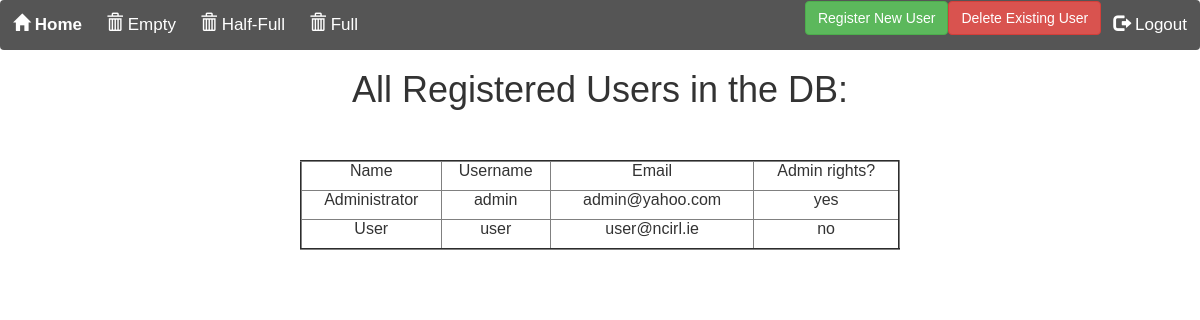
The app's page /admin/user_registration/list_users_from_db.php with its own data.
### tables this page shows
CREATE TABLE `users` (
  `id` int(10) UNSIGNED NOT NULL,
  `name` varchar(30) NOT NULL,
  `username` varchar(15) NOT NULL,
  `password` varchar(15) NOT NULL,
  `email` varchar(50) NOT NULL,
  `admin_rights` varchar(5) DEFAULT NULL
);

### admin/user_registration/list_users_from_db.php (the view, shortened to what this page needs)
	<html lang="en" dir="ltr">
	<head>
	  <link rel="stylesheet" href="https://maxcdn.bootstrapcdn.com/bootstrap/3.3.6/css/bootstrap.min.css">
	</head>
	<body>
		<div class="navbar">
				<a href="/admin/monitoring_admin.php">
					<i class="fa fa-fw fa-home; glyphicon glyphicon-home"></i><b> Home</b>
				</a>
				<a href="/admin/index_empty_admin.php">
					<i class="fa fa-fw fa-search; glyphicon glyphicon-trash"></i> Empty</b>
				</a>
				<a href="/admin/index_half_admin.php">
					<i class="fa fa-fw fa-envelope; glyphicon glyphicon-trash"></i> Half-Full</b>
				</a>
				<a href="/admin/index_full_admin.php">
					<i class="fa fa-fw fa-user; glyphicon glyphicon-trash"></i> Full</b>
				</a>
				<div class="pull-right"><a href="/admin/user_registration/logout.php">
					<i class="fa fa-fw fa-user; glyphicon glyphicon-log-out"></i> Logout</b>
				</a></div>
			  <div class="pull-right"><button type="button" class="btn btn-danger" data-toggle="modal" data-target="#deleteModal">Delete Existing User</button></div>
			  <div class="pull-right"><button type="button" class="btn btn-success" data-toggle="modal" data-target="#regModal">Register New User</button></div>
		</div>
		<h1 align="center">All Registered Users in the DB:</font></h1>
	</body>
<?php
	$servername = "localhost";
	$username = "root";
	$password = "";
	$dbname = "bin";
		$conn = new mysqli($servername, $username, $password, $dbname);
		$sql = "SELECT * FROM users;";
		$result = $conn->query($sql);
		echo '<br><br><table border="2" width="50%" cellspacing="0" cellpadding="0" style="margin: 0 auto;">';
		echo '<tr><td><p align="center">Name</p></td><td><p align="center">Username</p></td><td><p align="center">Email</p></td><td><p align="center">Admin rights?</p></td></tr>';
		if ($result->num_rows > 0) {
			while($row = $result->fetch_assoc()) {
				$name=$row["name"];
				$username=$row["username"];
				$email=$row["email"];
				$admin_rights=$row["admin_rights"];
				echo '<td><p align="center">'. $name .'</p></td>';
				echo '<td><p align="center">'. $username .'</p></td>';
				echo '<td><p align="center">'. $email .'</p></td>';
				echo '<td><p align="center">'. $admin_rights .'</p></td></tr>';
			}
		}
		else {
			echo "0 results";
			}
		echo "</table>";
?>

### admin/user_registration/list_users_from_db.php (style rules this page uses)
body { font-family: Arial, Helvetica, sans-serif; }
.navbar { width: 100%; text-align: center; background-color: #555; overflow: auto; }
.navbar a { float: left; padding: 12px; color: white; text-decoration: none; font-size: 17px; }

### records on screen
users: name "Administrator", username "admin", email "admin@yahoo.com", admin_rights "yes"
users: name "User", username "user", email "user@ncirl.ie", admin_rights "no"
